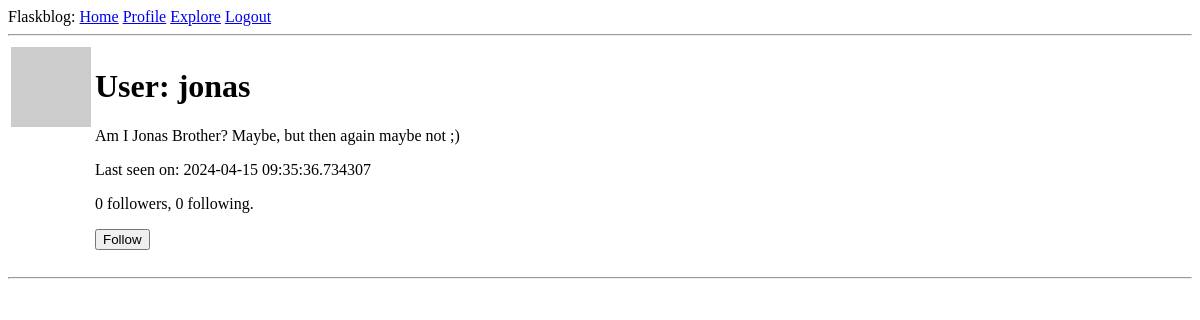
The page /user/jonas (signed in) on the database as committed earlier.
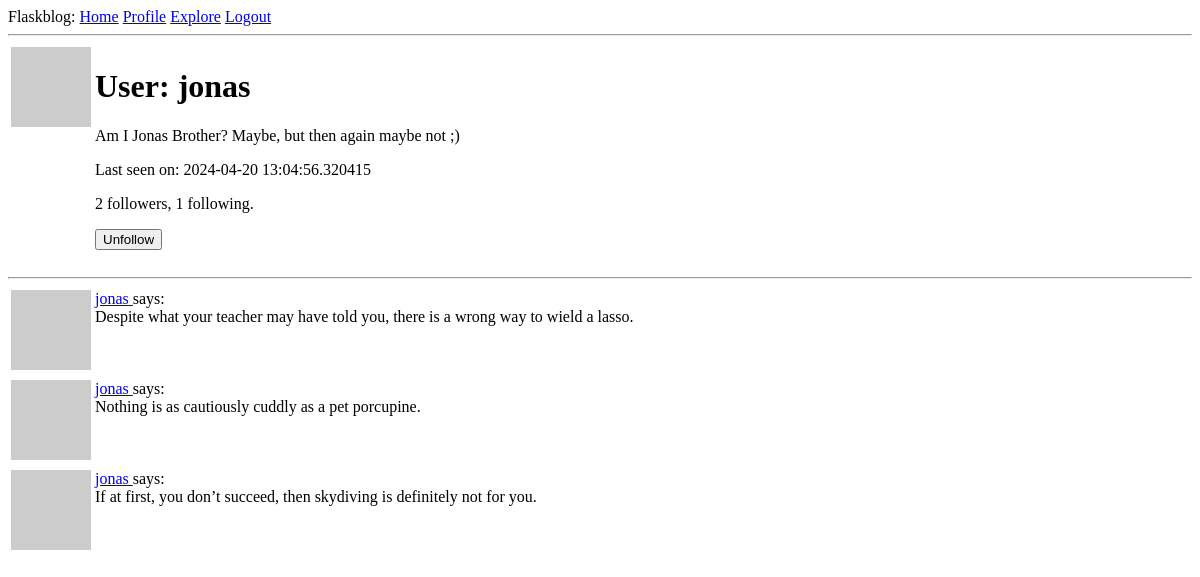
The same page on the database as committed later.
### app/models.py (models this page shows, shortened)
class User(UserMixin, db.Model):
    id: so.Mapped[int] = so.mapped_column(primary_key=True)
    username: so.Mapped[str] = so.mapped_column(sa.String(64), index=True, unique=True)
    email: so.Mapped[str] = so.mapped_column(sa.String(120), index=True, unique=True)
    password_hash: so.Mapped[Optional[str]] = so.mapped_column(sa.String(256))
    posts: so.WriteOnlyMapped['Post'] = so.relationship(back_populates='author')
    about_me: so.Mapped[Optional[str]] = so.mapped_column(sa.String(140))
    last_seen: so.Mapped[Optional[datetime]] = so.mapped_column(
        default=lambda: datetime.now(timezone.utc))
    def avatar(self, size):
        digest = md5(self.email.lower().encode('utf-8')).hexdigest()
        return f'https://www.gravatar.com/avatar/{digest}?d=identicon&s={size}'
    following: so.WriteOnlyMapped['User'] = so.relationship(
        secondary=followers,
        primaryjoin=(followers.c.follower_id == id),
        secondaryjoin=(followers.c.followed_id == id),
        back_populates='followers'
    )
    followers: so.WriteOnlyMapped['User'] = so.relationship(
        secondary=followers,
        primaryjoin=(followers.c.followed_id == id),
        secondaryjoin=(followers.c.follower_id == id),
        back_populates='following'
    )
    def is_following(self, user):
        query = self.following.select().where(User.id == user.id)
        return db.session.scalar(query) is not None
    def followers_count(self):
        query = sa.select(sa.func.count()).select_from(
            self.followers.select().subquery())
        return db.session.scalar(query)
    def following_count(self):
        query = sa.select(sa.func.count()).select_from(
            self.following.select().subquery())
        return db.session.scalar(query)

class Post(db.Model):
    id: so.Mapped[int] = so.mapped_column(primary_key=True)
    body: so.Mapped[str] = so.mapped_column(sa.String(140))
    timestamp: so.Mapped[datetime] = so.mapped_column(index=True, default=lambda: datetime.now(timezone.utc))
    user_id: so.Mapped[int] = so.mapped_column(sa.ForeignKey(User.id), index=True)
    author: so.Mapped[User] = so.relationship(back_populates='posts')

### app/routes.py (the view)
@app.route('/user/<username>')
@login_required
def user(username):
    user = db.first_or_404(sa.select(User).where(User.username == username))
    page = request.args.get('page', 1, type=int)
    query = user.posts.select().order_by(Post.timestamp.desc())
    posts = db.paginate(query, page=page, per_page=app.config['POSTS_PER_PAGE'], error_out=False)
    next_url = url_for('user', page=posts.next_num) \
        if posts.has_next else None
    prev_url = url_for('user', page=posts.prev_num) \
        if posts.has_prev else None
    form = EmptyForm()
    return render_template('user.html', user=user, posts=posts.items, form=form, next_url=next_url, prev_url=prev_url)

### app/forms.py
class EmptyForm(FlaskForm):
    submit = SubmitField('Submit')

### app/models.py (called while the page is built)
@login.user_loader
def user_loader(id):
    return db.session.get(User, int(id))

### app/routes.py (called while the page is built)
@app.before_request
def before_request():
    if current_user.is_authenticated:
        current_user.last_seen = datetime.now(timezone.utc)
        db.session.commit()

### app/templates/user.html (shortened to what this page needs)
{% extends "base.html" %}
{% block content %}
    <table>
        <tr valign="top">
            <td><img src="{{user.avatar(128)}}" alt=""></td>
            <td>
                <h1>User: {{user.username}}</h1>
                {% if user.about_me %} <p>{{user.about_me}}</p> {% endif %}
                {% if user.last_seen %} <p>Last seen on: {{user.last_seen}}</p> {% endif %}
                <p>{{ user.followers_count() }} followers, {{ user.following_count() }} following.</p>
                {% if user == current_user %}
                <p><a href="{{ url_for('edit_profile') }}">Edit your profile</a></p>
                {% elif not current_user.is_following(user) %}
                <p>
                    <form action="{{ url_for('follow', username=user.username) }}" method="post">
                        {{ form.submit(value='Follow') }}
                    </form>
                </p>
                {% else %}
                <p>
                    <form action="{{ url_for('unfollow', username=user.username) }}" method="post">
                        {{ form.submit(value='Unfollow') }}
                    </form>
                </p>
                {% endif %}
            </td>
        </tr>
    </table>
    <hr>
    {% for post in posts %}
        {% include "_post.html" %}
    {% endfor %}
{% endblock %}

### app/templates/_post.html
<table>
  <tr valign="top">
    <td><img src="{{ post.author.avatar(36) }}" alt="author avatar" /></td>
    <td>
      <a href="{{ url_for('user', username=post.author.username) }}">
        {{post.author.username}}
      </a>
      says: <br />{{post.body}}</td>
  </tr>
</table>

Rows that differ between the two databases and show on the page:
changed User "jonas": last_seen "2024-04-15 09:35:36.734307" → "2024-04-20 13:04:56.320415"
added Post: author.username "jonas", body "Despite what your teacher may have told you, there is a wrong way to wield a lasso."
added Post: author.username "jonas", body "Nothing is as cautiously cuddly as a pet porcupine."
added Post: author.username "jonas", body "If at first, you don’t succeed, then skydiving is definitely not for you."
Other text that changed with them:
{{ user.followers_count() }}: "0" → "2"
{{ user.following_count() }}: "0" → "1"
form field submit: (not shown) → "Unfollow"
form field submit: "Follow" → (not shown)
